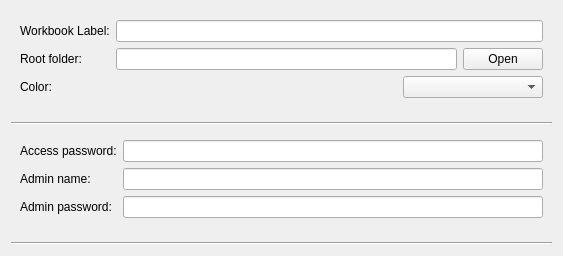
<?xml version="1.0" encoding="UTF-8"?>
<ui version="4.0">
 <class>Form</class>
 <widget class="QWidget" name="Form">
  <property name="geometry">
   <rect>
    <x>0</x>
    <y>0</y>
    <width>563</width>
    <height>256</height>
   </rect>
  </property>
  <property name="windowTitle">
   <string>Form</string>
  </property>
  <layout class="QVBoxLayout" name="verticalLayout">
   <item>
    <widget class="QFrame" name="basic_info_frame">
     <layout class="QFormLayout" name="formLayout">
      <item row="0" column="0">
       <widget class="QLabel" name="label">
        <property name="text">
         <string>Workbook Label:</string>
        </property>
       </widget>
      </item>
      <item row="0" column="1">
       <widget class="QLineEdit" name="workbook_label_lineEdit"/>
      </item>
      <item row="1" column="0">
       <widget class="QLabel" name="label_2">
        <property name="text">
         <string>Root folder:</string>
        </property>
       </widget>
      </item>
      <item row="1" column="1">
       <widget class="QFrame" name="frame">
        <property name="frameShape">
         <enum>QFrame::NoFrame</enum>
        </property>
        <property name="frameShadow">
         <enum>QFrame::Raised</enum>
        </property>
        <layout class="QHBoxLayout" name="horizontalLayout">
         <property name="leftMargin">
          <number>0</number>
         </property>
         <property name="topMargin">
          <number>0</number>
         </property>
         <property name="rightMargin">
          <number>0</number>
         </property>
         <property name="bottomMargin">
          <number>0</number>
         </property>
         <item>
          <widget class="QLineEdit" name="root_folder_lineEdit"/>
         </item>
         <item>
          <widget class="QPushButton" name="open_button">
           <property name="text">
            <string>Open</string>
           </property>
          </widget>
         </item>
        </layout>
       </widget>
      </item>
      <item row="3" column="1">
       <widget class="QFrame" name="frame_2">
        <property name="frameShape">
         <enum>QFrame::NoFrame</enum>
        </property>
        <property name="frameShadow">
         <enum>QFrame::Raised</enum>
        </property>
        <layout class="QHBoxLayout" name="horizontalLayout_2">
         <property name="leftMargin">
          <number>0</number>
         </property>
         <property name="topMargin">
          <number>0</number>
         </property>
         <property name="rightMargin">
          <number>0</number>
         </property>
         <property name="bottomMargin">
          <number>0</number>
         </property>
         <item>
          <widget class="QLabel" name="color_label">
           <property name="sizePolicy">
            <sizepolicy hsizetype="Preferred" vsizetype="Preferred">
             <horstretch>2</horstretch>
             <verstretch>0</verstretch>
            </sizepolicy>
           </property>
           <property name="text">
            <string/>
           </property>
          </widget>
         </item>
         <item>
          <widget class="QComboBox" name="colorComboBox">
           <property name="sizePolicy">
            <sizepolicy hsizetype="Preferred" vsizetype="Fixed">
             <horstretch>1</horstretch>
             <verstretch>0</verstretch>
            </sizepolicy>
           </property>
          </widget>
         </item>
        </layout>
       </widget>
      </item>
      <item row="3" column="0">
       <widget class="QLabel" name="colorLabel">
        <property name="text">
         <string>Color:</string>
        </property>
       </widget>
      </item>
     </layout>
    </widget>
   </item>
   <item>
    <widget class="Line" name="line">
     <property name="orientation">
      <enum>Qt::Horizontal</enum>
     </property>
    </widget>
   </item>
   <item>
    <widget class="QFrame" name="frame_3">
     <property name="frameShape">
      <enum>QFrame::NoFrame</enum>
     </property>
     <property name="frameShadow">
      <enum>QFrame::Raised</enum>
     </property>
     <layout class="QFormLayout" name="formLayout_2">
      <item row="0" column="0">
       <widget class="QLabel" name="label_access_pwd">
        <property name="text">
         <string>Access password:</string>
        </property>
       </widget>
      </item>
      <item row="0" column="1">
       <widget class="PasswordEdit" name="access_pwd_field"/>
      </item>
      <item row="2" column="0">
       <widget class="QLabel" name="label_6">
        <property name="text">
         <string>Admin password:</string>
        </property>
       </widget>
      </item>
      <item row="2" column="1">
       <widget class="PasswordEdit" name="admin_pwd_field"/>
      </item>
      <item row="1" column="0">
       <widget class="QLabel" name="adminNameLabel">
        <property name="text">
         <string>Admin name:</string>
        </property>
       </widget>
      </item>
      <item row="1" column="1">
       <widget class="QLineEdit" name="adminNameLineEdit"/>
      </item>
     </layout>
    </widget>
   </item>
   <item>
    <widget class="Line" name="line_2">
     <property name="orientation">
      <enum>Qt::Horizontal</enum>
     </property>
    </widget>
   </item>
  </layout>
 </widget>
 <customwidgets>
  <customwidget>
   <class>PasswordEdit</class>
   <extends>QLineEdit</extends>
   <header>..widgets</header>
  </customwidget>
 </customwidgets>
 <resources/>
 <connections/>
</ui>
